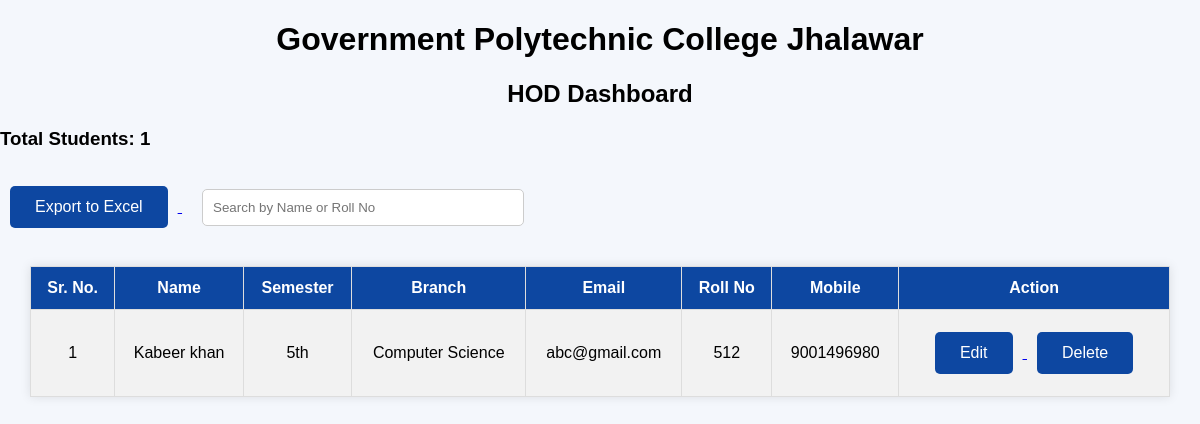
The app's page /admin/Computer Science with its own data.
### tables this page shows
CREATE TABLE students (
        id INTEGER PRIMARY KEY AUTOINCREMENT,
        name TEXT,
        semester TEXT,
        branch TEXT,
        email TEXT,
        roll TEXT,
        mobile TEXT
    );

### aap.py (the view)
@app.route('/admin/<branch>')
def admin(branch):
    conn = sqlite3.connect('students.db')
    c = conn.cursor()
    c.execute(
    "SELECT * FROM students WHERE branch=?",
    (branch,)
)
    students = c.fetchall()
    total_students = len(students)
    conn.close()
    return render_template(
        'admin_dashboard.html',
        students=students,
        total_students=total_students,
        branch=branch
)

### templates/admin_dashboard.html (shortened to what this page needs)
<!DOCTYPE html>
<html>
<head>
    <link rel="stylesheet" href="{{ url_for('static', filename='style.css') }}">
</head>
<body>
<h1>Government Polytechnic College Jhalawar</h1>
<h2>HOD Dashboard</h2>
<h3>Total Students: {{ total_students }}</h3>
<a href="/export">
    <button>Export to Excel</button>
</a>
<input type="text" id="searchInput"
placeholder="Search by Name or Roll No"
onkeyup="searchStudent()"
style="padding:10px; width:300px; margin:20px;">
<table>
<tr>
    <th>Sr. No.</th>
    <th>Name</th>
    <th>Semester</th>
    <th>Branch</th>
    <th>Email</th>
    <th>Roll No</th>
    <th>Mobile</th>
    <th>Action</th>
</tr>
{% for student in students %}
<tr>
    <td>{{ loop.index  }}</td>
    <td>{{ student[1] }}</td>
    <td>{{ student[2] }}</td>
    <td>{{ student[3] }}</td>
    <td>{{ student[4] }}</td>
    <td>{{ student[5] }}</td>
    <td>{{ student[6] }}</td>
    <td>
    <a href="/edit/{{ student[0] }}">
        <button>Edit</button>
    </a>
    <a href="/delete/{{ student[0] }}"
       onclick="return confirm('Delete this student?')">
        <button>Delete</button>
    </a>
</td>
</tr>
{% endfor %}
</table>
</body>
</html>

### static/style.css (style rules this page uses)
body { margin:0; padding:0; font-family:Arial; background:#f4f7fc; }
button { padding:12px 25px; border:none; background:#0d47a1; color:white; border-radius:5px; cursor:pointer; margin:10px; font-size:16px; }
input { width:100%; padding:12px; margin-top:15px; border:1px solid #ccc; border-radius:5px; }
table { width:95%; margin:20px auto; border-collapse:collapse; background:white; box-shadow:0 0 10px rgba(0,0,0,0.1); }
th { background:#0d47a1; color:white; padding:12px; border:1px solid #ddd; }
td { padding:12px; border:1px solid #ddd; text-align:center; }
tr:nth-child(even) { background:#f2f2f2; }
h1,h2 { text-align:center; }
#searchInput { width:300px; padding:10px; margin:20px; border:1px solid #ccc; border-radius:5px; }

### records on screen
students: name "Kabeer khan", semester "5th", branch "Computer Science", email "abc@gmail.com", roll "512", mobile "9001496980"

### other values on screen
{{ total_students }} "1"
